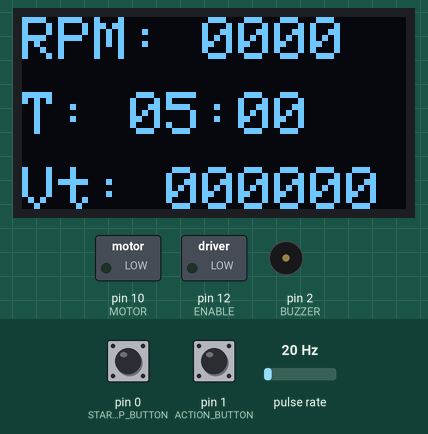
This sketch was run on a simulated Arduino Uno, built with avr-gcc and run on an emulated ATmega328P. On the bench: 128×64 one-colour display, switched loads named in the sketch (green lamp = pin HIGH), buzzer (waves = sounding, pin HIGH). Wiring (inferred from the names in the program): pulse sensor: data pin 3. The test bench sets the inputs (shaded band); at power-on: pin 0 (START_STOP_BUTTON) HIGH, pulse rate 20 Hz, pin 1 (ACTION_BUTTON) HIGH.

Above: at 1.2 s.
1.3 s: pin 0 (START_STOP_BUTTON) pulled LOW for 0.15 s
At 1.9 s:
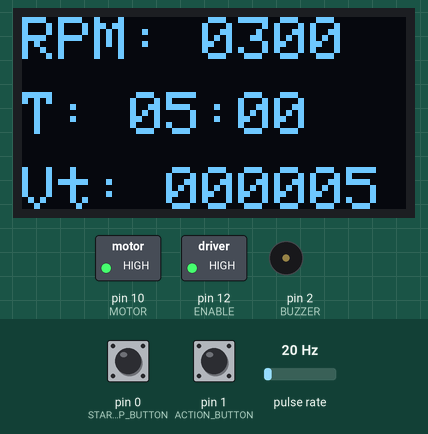
4.4 s: pulse rate (sensor on pin 3) set to 0 Hz
At 6.5 s:
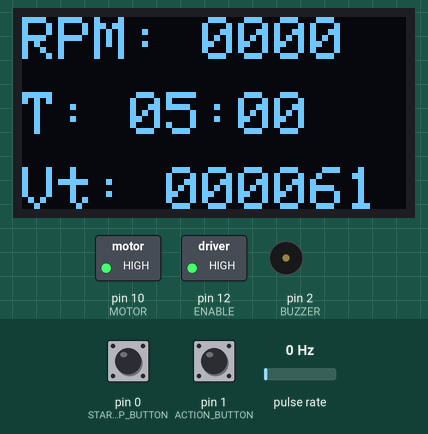
7.1 s: pin 0 (START_STOP_BUTTON) pulled LOW for 1 s
At 9.3 s:
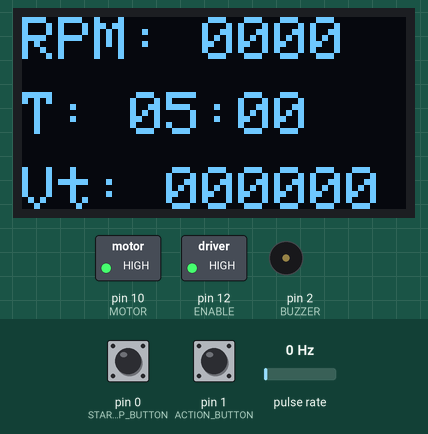
9.7 s: pulse rate (sensor on pin 3) set to 4 Hz
At 11.5 s:
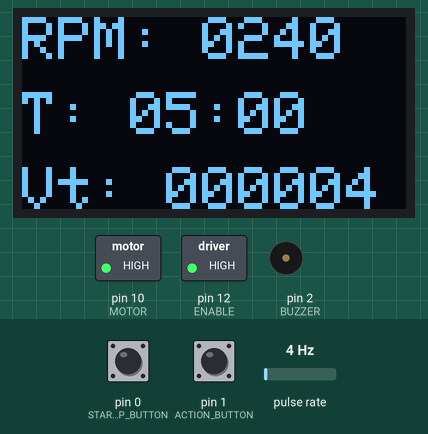
12.7 s: pin 1 (ACTION_BUTTON) pulled LOW for 1 s
At 16.2 s:
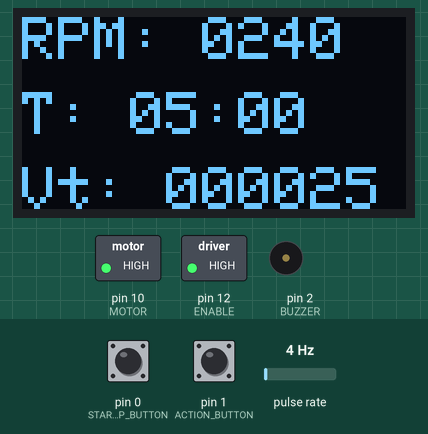
16.3 s: pin 1 (ACTION_BUTTON) pulled LOW for 3.2 s
At 23.6 s:
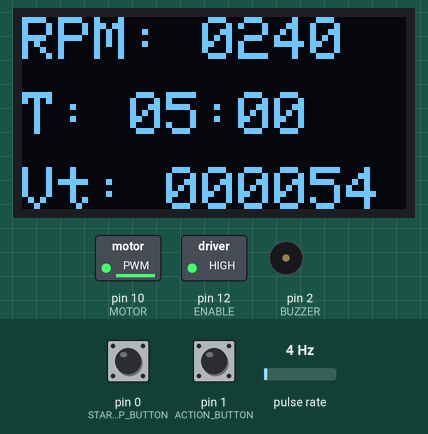
Timing chart, 0 to 25.6 s (numbered marks = the images above; inputs shaded):
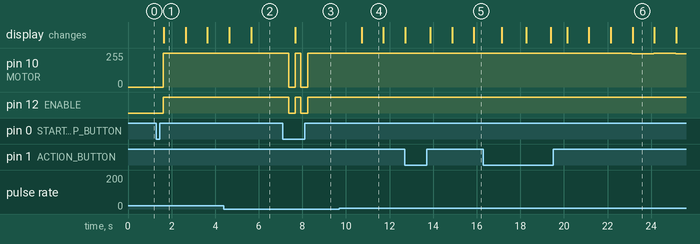

Measured:
- after the input at 1.3 s, pin 10 (MOTOR): 0/255 → 255/255 after 0.31 s; pin 12 (ENABLE): LOW → HIGH after 0.31 s; the display: changes after 0.34 s (image 1)
- after the input at 7.1 s, pin 10 (MOTOR): alternates 255/255 for 0.25 s and 0/255 for 0.31 s, 4 changes in all, then stays 255/255, starting after 0.27 s; pin 12 (ENABLE): alternates HIGH for 0.25 s and LOW for 0.31 s, 4 changes in all, then stays HIGH, starting after 0.27 s; the display: changes after 0.58 s (image 3)
- after the input at 9.7 s, the display: changes after 1.0 s (image 4)
- what the display in image 1 shows lasts 1.0 s, from 1.6 s to 2.6 s

The sketch:

blood_centrifuge.ino
```cpp
#include <Adafruit_SSD1306.h>
#include <arduino-timer.h>
#include <Wire.h>

#define ALTO 64
#define ANCHO 128
#define OLED_RESET 4

#define START_STOP_BUTTON 0
#define ACTION_BUTTON 1
#define BUZZER 2
#define SENSOR_HALL 3
#define MOTOR 10
#define ENABLE 12

const unsigned char MINIMUM_OPERATION_TIME = 5, MAXIMUM_OPERATION_TIME = 30, MINIMUM_ELAPSED_SECONDS_TO_START = 15;
const unsigned int MINIMUM_RPM = 2500, MAXIMUM_RPM = 2550;

volatile bool process_start = false, process_end = false, countdown_enabled = false, adjust_pwm = false;
volatile unsigned char s = 0, m = MINIMUM_OPERATION_TIME, turns_per_sencond = 0;
volatile unsigned int rpm = 0, total_turns = 0;

unsigned char menu_to_show = 0;
unsigned int pwm = 255, elapsed_seconds = 0;

char rpm_buffer[10];
char time_buffer[10];
char total_turns_buffer[10];

Adafruit_SSD1306 oled(ANCHO, ALTO, &Wire, OLED_RESET);
auto timer = timer_create_default();

void setup() {
  //  Serial.begin(9600);

  pinMode(START_STOP_BUTTON, INPUT_PULLUP);
  pinMode(ACTION_BUTTON, INPUT_PULLUP);
  pinMode(ENABLE, OUTPUT);
  pinMode(MOTOR, OUTPUT);
  pinMode(BUZZER, OUTPUT);

  timer.every(1000, countdown);

  Wire.begin();
  oled.begin(SSD1306_SWITCHCAPVCC, 0x3C);
  attachInterrupt(digitalPinToInterrupt(SENSOR_HALL), turns_ISR, FALLING);
}

void loop() {
  if (!process_start) {
    digitalWrite(ENABLE, LOW);
    digitalWrite(MOTOR, LOW);
    menu_to_show = 0;
    rpm = 0;
    turns_per_sencond = 0;
    total_turns = 0;
    adjust_pwm = false;
    countdown_enabled = false;
    pwm = 255;
    s = 0;
    elapsed_seconds = 0;
    process_end = false;
    if (!digitalRead(START_STOP_BUTTON)) {
      delay(250);
      process_start = true;
    }
    if (!digitalRead(ACTION_BUTTON)) {
      delay(250);
      m += 5;
      if (m > MAXIMUM_OPERATION_TIME) {
        m = MINIMUM_OPERATION_TIME;
      }
    }
  }
  else {
    timer.tick();
    digitalWrite(ENABLE, HIGH);
    if (elapsed_seconds < MINIMUM_ELAPSED_SECONDS_TO_START) {
      digitalWrite(MOTOR, HIGH);
    }
    else if (!countdown_enabled && rpm > MINIMUM_RPM && rpm < MAXIMUM_RPM) {
      countdown_enabled = true;
    }
    else if (adjust_pwm && (rpm < MINIMUM_RPM || rpm > MAXIMUM_RPM)) {
      if (!countdown_enabled) {
        if (rpm < MINIMUM_RPM) {
          pwm += 5;
        } else if (rpm > MAXIMUM_RPM) {
          pwm -= 5;
        }
      } else {
        if (rpm < MINIMUM_RPM) {
          pwm += 1;
        } else if (rpm > MAXIMUM_RPM) {
          pwm -= 1;
        }
      }
      if (pwm > 255) {
        pwm = 250;
      }
      else if (pwm < 100) {
        pwm = 150;
      }
      adjust_pwm = false;
    }
    analogWrite(MOTOR, pwm);
    if (!digitalRead(START_STOP_BUTTON)) {
      delay(250);
      process_start = false;
      m = 5;
      digitalWrite(ENABLE, LOW);
      digitalWrite(MOTOR, LOW);
    }
    if (!digitalRead(ACTION_BUTTON)) {
      delay(250);
      menu_to_show++;
      if (menu_to_show > 2) {
        menu_to_show = 0;
      }
    }
  }
  if (process_end) {
    digitalWrite(ENABLE, LOW);
    digitalWrite(MOTOR, LOW);
    oled.clearDisplay();
    oled.setTextColor(WHITE);
    oled.setTextSize(3);
    oled.setCursor(0, 20);
    oled.print("Cuidado");
    oled.display();
    digitalWrite(BUZZER, HIGH);
    delay(3000);
    digitalWrite(BUZZER, LOW);
    process_end = false;
  }
  oled.clearDisplay();
  oled.setTextColor(WHITE);
  oled.setTextSize(2);
  oled.setCursor(0, 0);
  sprintf(rpm_buffer, "RPM: %0.4d", rpm);
  oled.print(rpm_buffer);
  oled.setCursor(0, 25);
  sprintf(time_buffer, "T: %02d:%02d", m, s);
  oled.print(time_buffer);
  oled.setCursor(0, 50);
  sprintf(total_turns_buffer, "Vt: %0.6d", total_turns);
  oled.print(total_turns_buffer);
  oled.display();
}

bool countdown() {
  if (process_start) {
    rpm = turns_per_sencond * 60;
    total_turns = total_turns + turns_per_sencond;
    turns_per_sencond = 0;
    elapsed_seconds++;
    adjust_pwm = true;
    if (countdown_enabled) {
      s--;
      if (s > 59) {
        s = 0;
      }
    }
  }
  if (s == 0 && countdown_enabled) {
    if (m == 0) {
      m = MINIMUM_OPERATION_TIME;
      process_start = false;
      process_end = true;
    }
    if (process_start) {
      m--;
      s = 59;
    }
  }
  return true;
}

void turns_ISR() {
  turns_per_sencond++;
}
```
